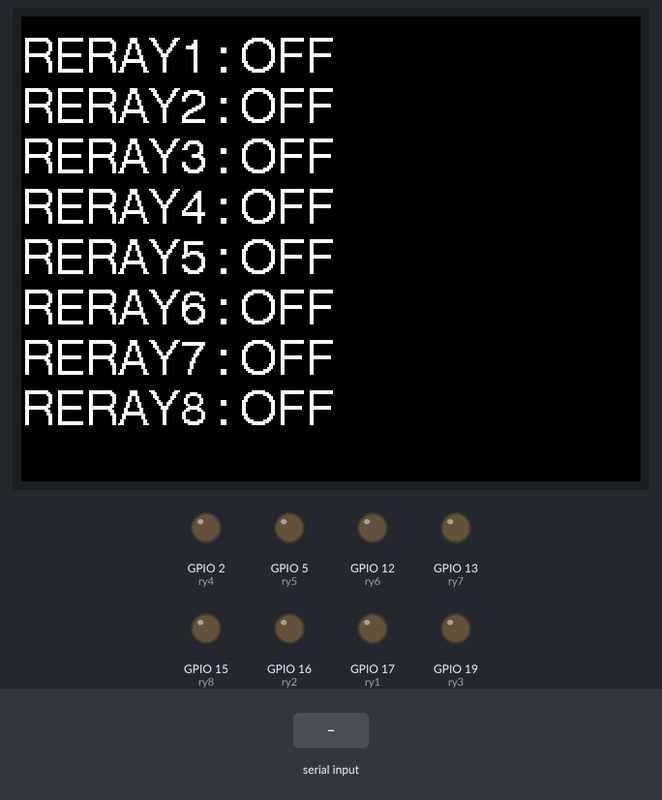
The sketch below on a simulated ESP32. Shown: 320×240 colour display, output pins drawn as LEDs (lit = HIGH). The inputs (shaded band) are chosen by the test bench. What the sketch prints to the serial monitor is not drawn.

Above: at 1.4 s.
1.5 s: "a" received over Serial
At 1.9 s:
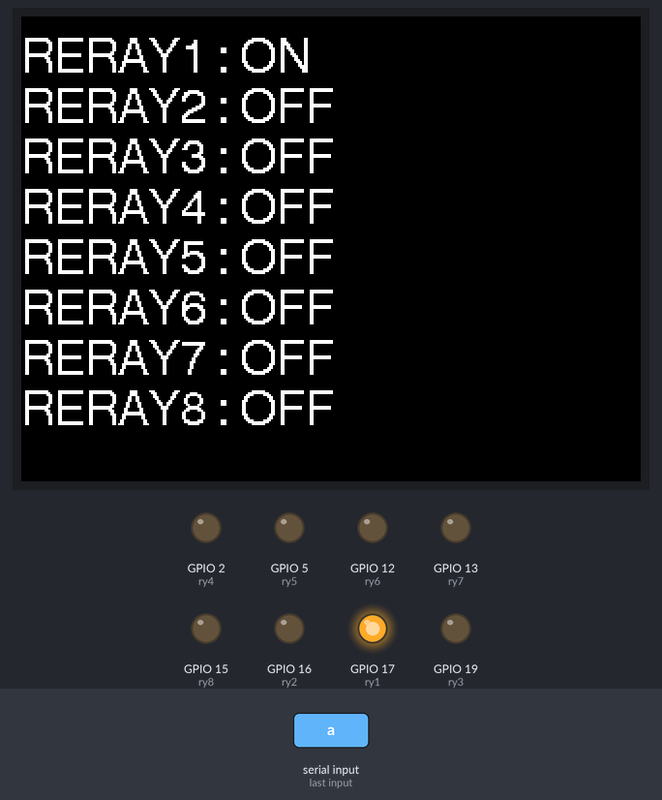
3.1 s: "b" received over Serial
At 4.2 s:
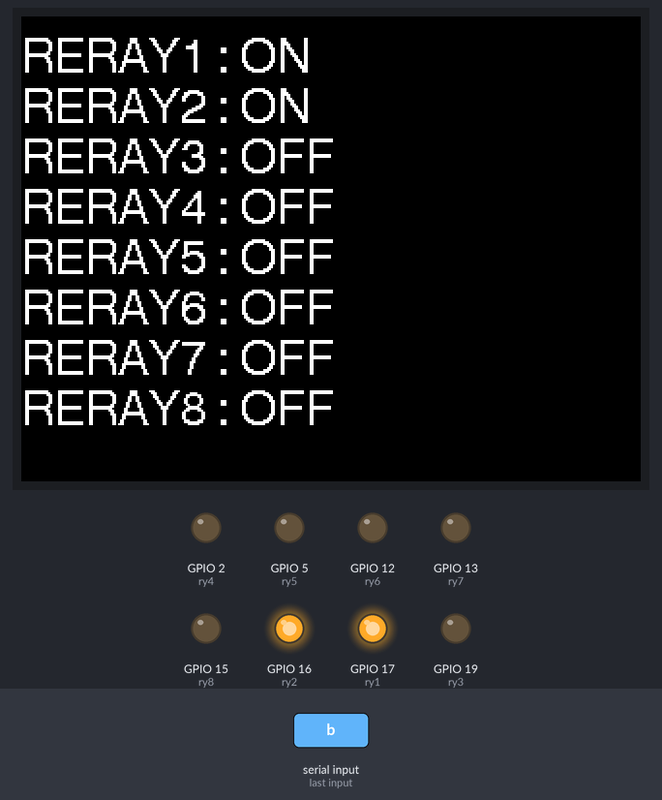
4.7 s: "c" received over Serial
At 5.6 s:
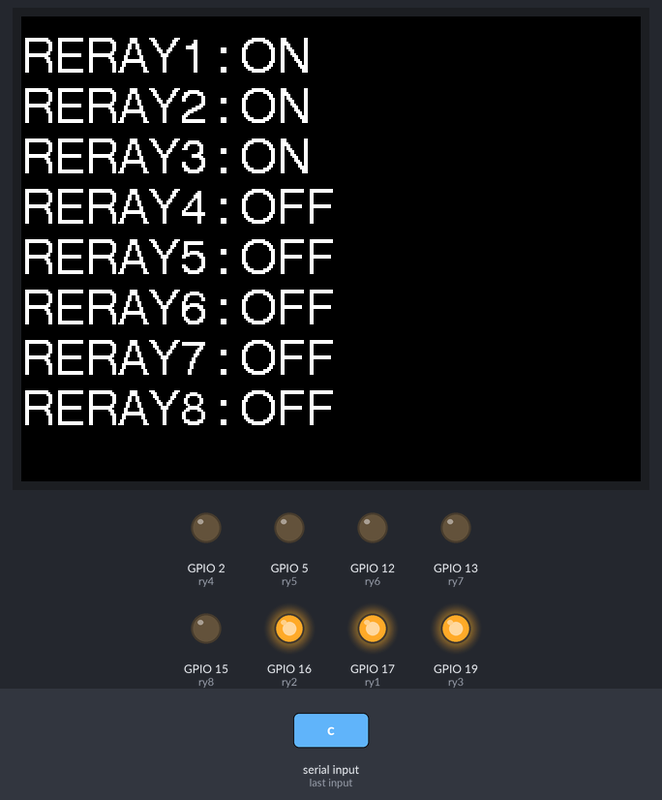
6.3 s: "d" received over Serial
At 6.7 s:
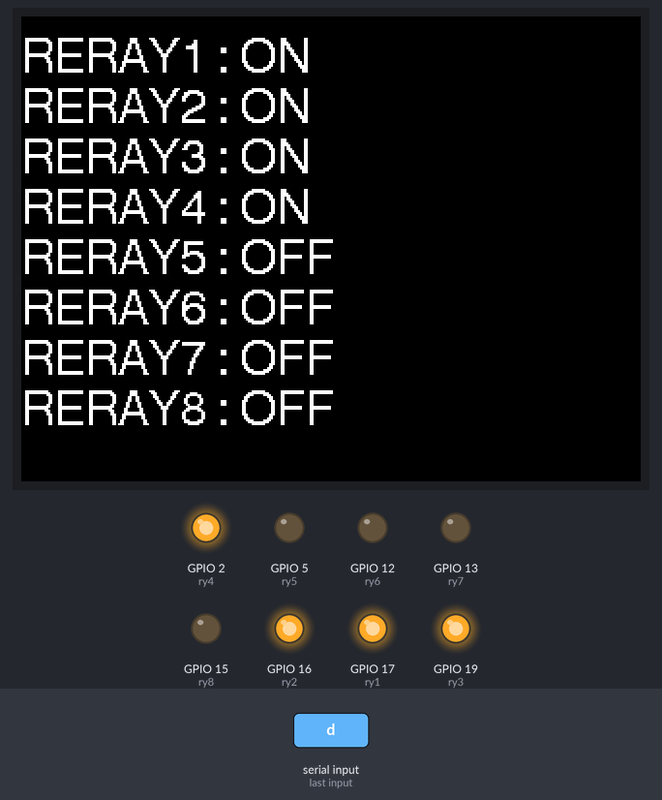
7.9 s: "e" received over Serial
At 9.0 s:
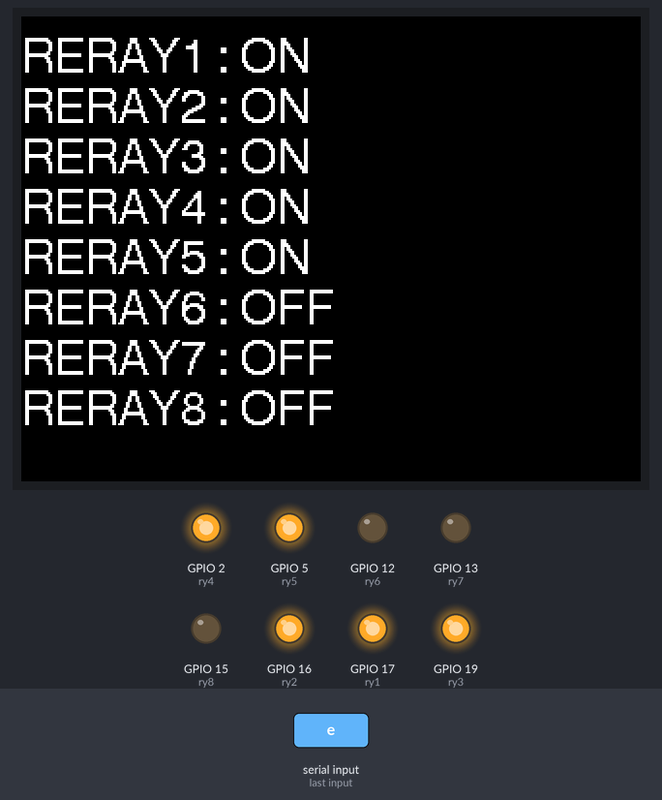
9.5 s: "f" received over Serial
At 10.4 s:
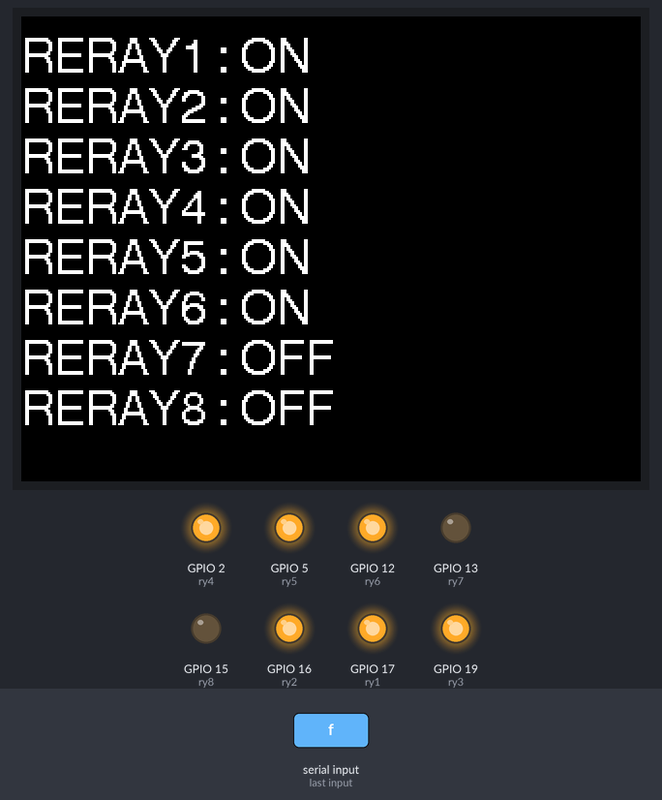
Timing chart, 0 to 12.1 s (numbered marks = the images above; inputs shaded):
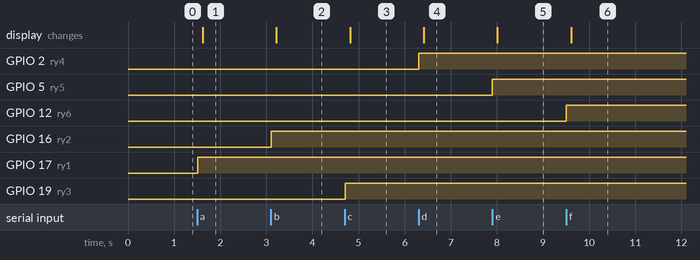

Measured:
- after the input at 1.5 s, GPIO 17 (ry1): LOW → HIGH at once; the display: changes after 0.12 s (image 1)
- after the input at 3.1 s, GPIO 16 (ry2): LOW → HIGH at once; the display: changes after 0.11 s (image 2)
- after the input at 4.7 s, GPIO 19 (ry3): LOW → HIGH at once; the display: changes after 0.12 s (image 3)
- after the input at 6.3 s, GPIO 2 (ry4): LOW → HIGH at once; the display: changes after 0.11 s (image 4)
- after the input at 7.9 s, GPIO 5 (ry5): LOW → HIGH at once; the display: changes after 0.11 s (image 5)
- after the input at 9.5 s, GPIO 12 (ry6): LOW → HIGH at once; the display: changes after 0.12 s (image 6)

The sketch:

01_Serial_Recive_Ch_RY_LCD.ino
```cpp
/* --------------------------------------------------------------------------
   Recive Character To ON/OFF Relay(Togle)
   - GPIO 23,18 Not Use
*/
#include <M5Stack.h>

#define ry1 17
#define ry2 16
#define ry3 19
#define ry4 2
#define ry5 5
#define ry6 12
#define ry7 13
#define ry8 15


boolean stRy1 = 0;   boolean stRy2 = 0;
boolean stRy3 = 0;   boolean stRy4 = 0;
boolean stRy5 = 0;   boolean stRy6 = 0;
boolean stRy7 = 0;   boolean stRy8 = 0;
/* -------------------------------------------------------------------------- */
void setup() {
  M5.begin();
  Serial.begin(115200);
  // Set Direction Port I/O
  pinMode(ry1, OUTPUT);   pinMode(ry2, OUTPUT);
  pinMode(ry3, OUTPUT);   pinMode(ry4, OUTPUT);
  pinMode(ry5, OUTPUT);   pinMode(ry6, OUTPUT);
  pinMode(ry7, OUTPUT);   pinMode(ry8, OUTPUT);

  M5.Lcd.setCursor(0, 10, 4);
  M5.Lcd.println("RERAY1 : OFF");
  M5.Lcd.println("RERAY2 : OFF");
  M5.Lcd.println("RERAY3 : OFF");
  M5.Lcd.println("RERAY4 : OFF");
  M5.Lcd.println("RERAY5 : OFF");
  M5.Lcd.println("RERAY6 : OFF");
  M5.Lcd.println("RERAY7 : OFF");
  M5.Lcd.println("RERAY8 : OFF");
};
/* -------------------------------------------------------------------------- */
void loop() {
  if (Serial.available()) {
    int ch = Serial.read();
    Serial.write(ch);
    /* ---------------------------   Condition Relay ON/OFF   -------------------------- */
    switch (ch) {
      case 'a':
        stRy1 = !stRy1;
        digitalWrite(ry1, stRy1); delay(100);
        if (stRy1 == 1) {
          M5.Lcd.setCursor(0, 10, 4); M5.Lcd.print("RERAY1 : ON   ");
        }
        if (stRy1 == 0) {
          M5.Lcd.setCursor(0, 10, 4); M5.Lcd.print("RERAY1 : OFF");
        }
        break;
      case 'b':
        stRy2 = !stRy2;
        digitalWrite(ry2, stRy2); delay(100);
        if (stRy2 == 1) {
          M5.Lcd.setCursor(0, 36, 4); M5.Lcd.print("RERAY2 : ON   ");
        }
        if (stRy2 == 0) {
          M5.Lcd.setCursor(0, 36, 4); M5.Lcd.print("RERAY2 : OFF");
        }
        break;
      case 'c':
        stRy3 = !stRy3;
        digitalWrite(ry3, stRy3); delay(100);
        if (stRy3 == 1) {
          M5.Lcd.setCursor(0, 62, 4); M5.Lcd.print("RERAY3 : ON   ");
        }
        if (stRy3 == 0) {
          M5.Lcd.setCursor(0, 62, 4); M5.Lcd.print("RERAY3 : OFF");
        }
        break;
      case 'd':
        stRy4 = !stRy4;
        digitalWrite(ry4, stRy4); delay(100);
        if (stRy4 == 1) {
          M5.Lcd.setCursor(0, 88, 4); M5.Lcd.print("RERAY4 : ON   ");
        }
        if (stRy4 == 0) {
          M5.Lcd.setCursor(0, 88, 4); M5.Lcd.print("RERAY4 : OFF");
        }
        break;
      case 'e':
        stRy5 = !stRy5;
        digitalWrite(ry5, stRy5); delay(100);
        if (stRy5 == 1) {
          M5.Lcd.setCursor(0, 114, 4); M5.Lcd.print("RERAY5 : ON   ");
        }
        if (stRy5 == 0) {
          M5.Lcd.setCursor(0, 114, 4); M5.Lcd.print("RERAY5 : OFF");
        }
        break;
      case 'f':
        stRy6 = !stRy6;
        digitalWrite(ry6, stRy6); delay(100);
        if (stRy6 == 1) {
          M5.Lcd.setCursor(0, 140, 4); M5.Lcd.printf("RERAY6 : ON   ");
        }
        if (stRy6 == 0) {
          M5.Lcd.setCursor(0, 140, 4); M5.Lcd.printf("RERAY6 : OFF");
        }
        break;
      case 'i':
        stRy7 = !stRy7;
        digitalWrite(ry7, stRy7); delay(100);
        if (stRy7 == 1) {
          M5.Lcd.setCursor(0, 166, 4); M5.Lcd.printf("RERAY7 : ON   ");
        }
        if (stRy7 == 0) {
          M5.Lcd.setCursor(0, 166, 4); M5.Lcd.printf("RERAY7 : OFF");
        }
        break;
      case 'j':
        stRy8 = !stRy8;
        digitalWrite(ry8, stRy8); delay(100);
        if (stRy8 == 1) {
          M5.Lcd.setCursor(0, 192, 4); M5.Lcd.printf("RERAY8 : ON   ");
        }
        if (stRy8 == 0) {
          M5.Lcd.setCursor(0, 192, 4); M5.Lcd.printf("RERAY8 : OFF");
        }
        break;
      case 'k':
        // ------  Condition OFF Al Relay 1-8   ------- //
          digitalWrite(ry1, 0); digitalWrite(ry2, 0);
          digitalWrite(ry3, 0); digitalWrite(ry4, 0);
          digitalWrite(ry5, 0); digitalWrite(ry6, 0);
          digitalWrite(ry7, 0); digitalWrite(ry8, 0);
          delay(250);
          // ---------  ALLOFF RELAY 1-8  ----------
          // M5.Lcd.setCursor(40, 120, 4); M5.Lcd.printf("ALL RERAY1 : OFF");
          M5.Lcd.setCursor(0, 10, 4);
          M5.Lcd.println("RERAY1 : OFF");
          M5.Lcd.println("RERAY2 : OFF");
          M5.Lcd.println("RERAY3 : OFF");
          M5.Lcd.println("RERAY4 : OFF");
          M5.Lcd.println("RERAY5 : OFF");
          M5.Lcd.println("RERAY6 : OFF");
          M5.Lcd.println("RERAY7 : OFF");
          M5.Lcd.println("RERAY8 : OFF");

          Serial.flush();
          Serial.write("\r\n");
          break;
     } // Switch
    /* ---------------------------  END  Condition Relay 1-8  -------------------------- */
  } // available
  delay(10);
};
/* -------------------------------------------------------------------------- */
```
